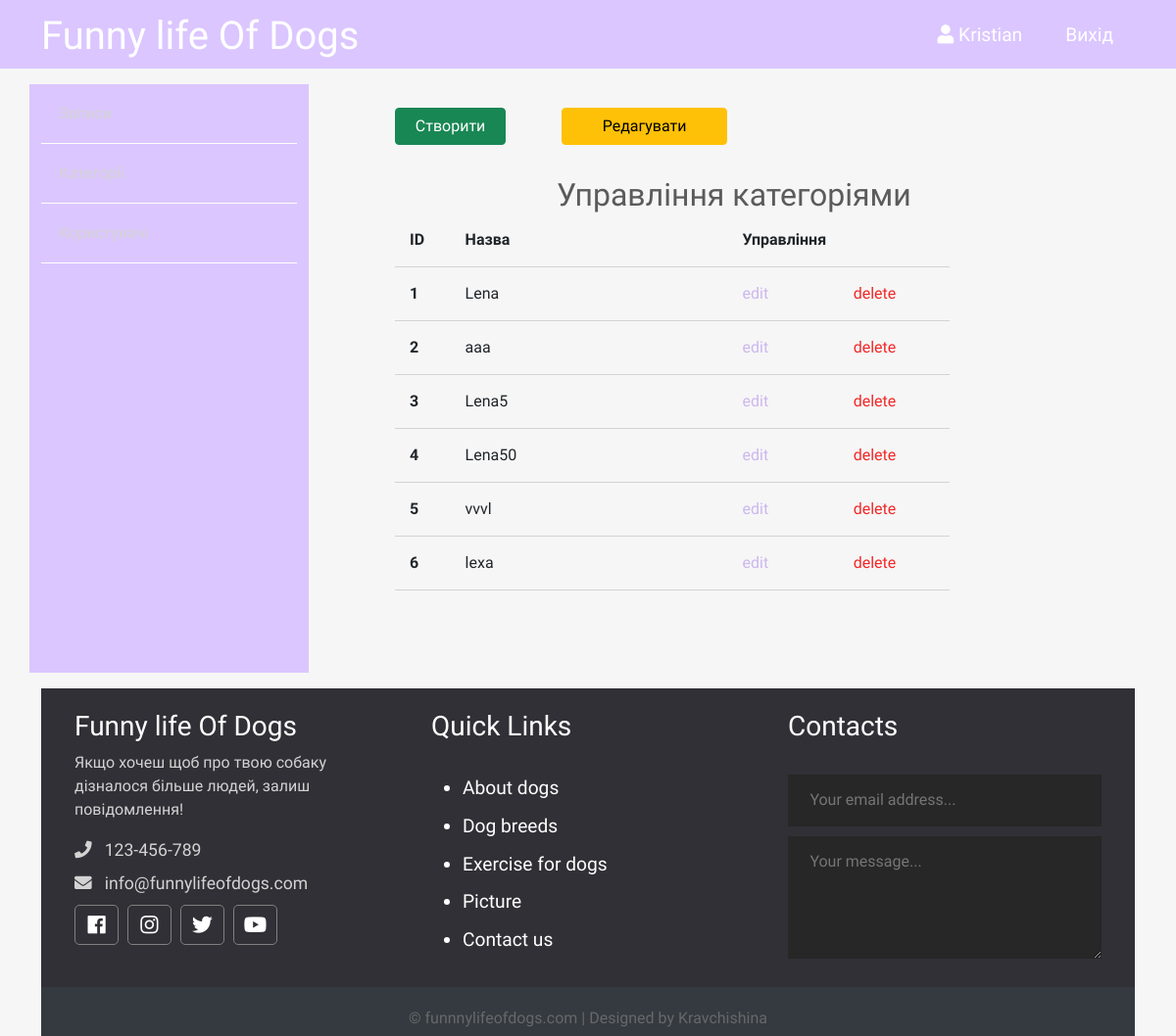
/admin/topics/index.php (signed in), run on the app's committed database.
### tables this page shows
CREATE TABLE `topics` (
  `id` int NOT NULL,
  `name` varchar(121) NOT NULL,
  `description` text NOT NULL
);

### app/database/db.php (called while the page is built, shortened)
<?php
require 'connect.php';
function dbCheckError($query){
    $errInfo = $query->errorInfo();
    return true;
}
function selectAll($table, $params = []){
    global $pdo;
    $sql = "SELECT * FROM $table";
    $query = $pdo->prepare($sql);
    $query->execute();
    return $query->fetchAll();
}

### app/controllers/topics.php (called while the page is built, shortened)
<?php
include SITE_ROOT . "/app/database/db.php";
$topics = selectAll('topics');

### admin/topics/index.php (the view, shortened to what this page needs)
<?php session_start();
include "../../app/controllers/topics.php";
?>
<!DOCTYPE html>
<html lang="en">
<head>
    <link href="https://cdn.jsdelivr.net/npm/bootstrap@5.0.0-beta2/dist/css/bootstrap.min.css" rel="stylesheet">
    <link rel="stylesheet" href="https://use.fontawesome.com/releases/v5.7.2/css/all.css"
>
    <link rel="stylesheet" href="../../assets/css/admin.css">
</head>
<body>
<?php include("../../app/include/header-admin.php");?>
<div class="container">
    <?php include "../../app/include/sidebar-admin.php"; ?>
    <div class="posts col-9">
        <div class="button row">
            <a href="<?php echo BASE_URL . "admin/topics/create.php";?>" class="col-2 btn btn-success">Створити</a>
            <span class="col-1"></span>
            <a href="<?php echo BASE_URL . "admin/topics/index.php";?>" class="col-3 btn btn-warning">Редагувати</a>
        </div>
        <div class="row title-table">
            <h2>Управління категоріями</h2>
            <div class="col-1">ID</div>
            <div class="col-5">Назва</div>
            <div class="col-4">Управління</div>
        </div>
        <?php foreach ($topics as $key => $topic): ?>
            <div class="row post">
                <div class="id col-1"><?=$key + 1; ?></div>
                <div class="title col-5"><?=$topic['name']; ?></div>
                <div class="red col-2"><a href="edit.php?id=<?=$topic['id']; ?>">edit</a></div>
                <div class="del col-2"><a href="edit.php?del_id=<?=$topic['id']; ?>">delete</a></div>
            </div>
        <?php endforeach; ?>
    </div>
</div>
<?php include("../../app/include/footer.php");?>
</body>
</html>

### assets/css/admin.css (style rules this page uses)
* { font-family: 'Comfortaa', cursive; }
html, h1, h2, h3, h4, h5, h6 { color: #5c5b5b; }
body { background: #f6f6f6; }
a { text-decoration: none; color: inherit; }
.posts { height: 100%; padding: 40px 100px 100px; }
.posts h2 { text-align: center; margin: 2rem 0 0 0.4rem; }
.posts .title-table div { padding: 15px; text-align: left; border-bottom: 1px solid #d3d3d3; font-weight: 700; }
.posts .post div { padding: 15px; text-align: left; border-bottom: 1px solid #d3d3d3; }
.posts .post .red { color: #ccb7ef; }
.posts .post .del { color: rgba(243, 13, 13, 0.89); }
.posts .post .id { font-weight: bold; }

### data on the page
topics: name "Lena"
topics: name "aaa"
topics: name "Lena5"
topics: name "Lena50"
topics: name "vvvl"
topics: name "lexa"

### other printed values
$_SESSION['login'] "Kristian"
